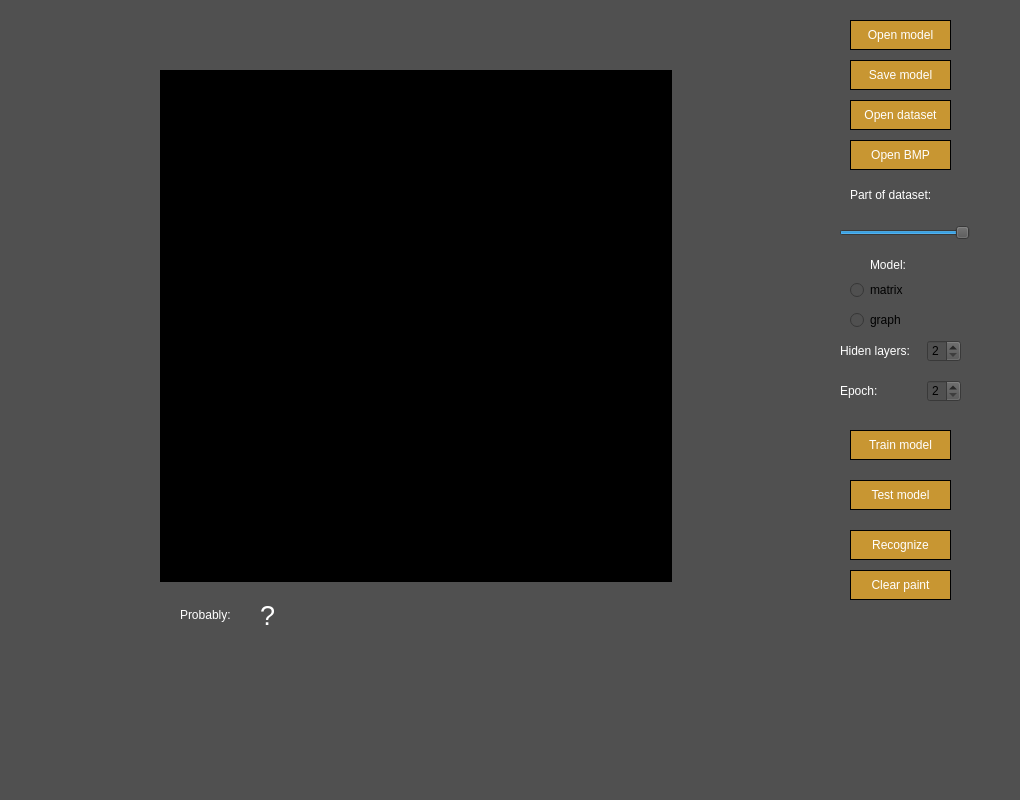
<?xml version="1.0" encoding="UTF-8"?>
<ui version="4.0">
 <class>MainWindow</class>
 <widget class="QMainWindow" name="MainWindow">
  <property name="geometry">
   <rect>
    <x>0</x>
    <y>0</y>
    <width>1020</width>
    <height>800</height>
   </rect>
  </property>
  <property name="windowTitle">
   <string>Multilayer Perceptron</string>
  </property>
  <property name="styleSheet">
   <string notr="true">background-color: rgb(80, 80, 80);</string>
  </property>
  <widget class="QWidget" name="centralwidget">
   <widget class="QPushButton" name="pushButton_open_dataset">
    <property name="geometry">
     <rect>
      <x>850</x>
      <y>100</y>
      <width>101</width>
      <height>30</height>
     </rect>
    </property>
    <property name="styleSheet">
     <string notr="true">QPushButton {
  color: white;
  background-color: rgb(200, 150, 50);
  border: 1px solid black;
}
QPushButton:pressed {
    background-color: rgb(150, 100, 0);
}</string>
    </property>
    <property name="text">
     <string>Open dataset</string>
    </property>
   </widget>
   <widget class="QPushButton" name="pushButton_open_model">
    <property name="geometry">
     <rect>
      <x>850</x>
      <y>20</y>
      <width>101</width>
      <height>30</height>
     </rect>
    </property>
    <property name="styleSheet">
     <string notr="true">QPushButton {
  color: white;
  background-color: rgb(200, 150, 50);
  border: 1px solid black;
}
QPushButton:pressed {
    background-color: rgb(150, 100, 0);
}</string>
    </property>
    <property name="text">
     <string>Open model</string>
    </property>
   </widget>
   <widget class="QRadioButton" name="matrix_model">
    <property name="geometry">
     <rect>
      <x>850</x>
      <y>280</y>
      <width>99</width>
      <height>20</height>
     </rect>
    </property>
    <property name="text">
     <string>matrix</string>
    </property>
   </widget>
   <widget class="QRadioButton" name="graph_model">
    <property name="geometry">
     <rect>
      <x>850</x>
      <y>310</y>
      <width>99</width>
      <height>20</height>
     </rect>
    </property>
    <property name="text">
     <string>graph</string>
    </property>
   </widget>
   <widget class="QLabel" name="label_model">
    <property name="geometry">
     <rect>
      <x>870</x>
      <y>250</y>
      <width>60</width>
      <height>30</height>
     </rect>
    </property>
    <property name="styleSheet">
     <string notr="true">color: white;</string>
    </property>
    <property name="text">
     <string>Model:</string>
    </property>
   </widget>
   <widget class="QPushButton" name="pushButton_open_bmp">
    <property name="geometry">
     <rect>
      <x>850</x>
      <y>140</y>
      <width>101</width>
      <height>30</height>
     </rect>
    </property>
    <property name="styleSheet">
     <string notr="true">QPushButton {
  color: white;
  background-color: rgb(200, 150, 50);
  border: 1px solid black;
}
QPushButton:pressed {
    background-color: rgb(150, 100, 0);
}</string>
    </property>
    <property name="text">
     <string>Open BMP</string>
    </property>
   </widget>
   <widget class="QLabel" name="slider_dataset_part">
    <property name="geometry">
     <rect>
      <x>850</x>
      <y>180</y>
      <width>91</width>
      <height>30</height>
     </rect>
    </property>
    <property name="styleSheet">
     <string notr="true">color: white;</string>
    </property>
    <property name="text">
     <string>Part of dataset:</string>
    </property>
   </widget>
   <widget class="QSlider" name="test_part">
    <property name="geometry">
     <rect>
      <x>839</x>
      <y>220</y>
      <width>131</width>
      <height>25</height>
     </rect>
    </property>
    <property name="maximum">
     <number>100</number>
    </property>
    <property name="value">
     <number>100</number>
    </property>
    <property name="sliderPosition">
     <number>100</number>
    </property>
    <property name="orientation">
     <enum>Qt::Horizontal</enum>
    </property>
   </widget>
   <widget class="QPushButton" name="pushButton_save_model">
    <property name="geometry">
     <rect>
      <x>850</x>
      <y>60</y>
      <width>101</width>
      <height>30</height>
     </rect>
    </property>
    <property name="styleSheet">
     <string notr="true">QPushButton {
  color: white;
  background-color: rgb(200, 150, 50);
  border: 1px solid black;
}
QPushButton:pressed {
    background-color: rgb(150, 100, 0);
}</string>
    </property>
    <property name="text">
     <string>Save model</string>
    </property>
   </widget>
   <widget class="QWidget" name="layoutWidget">
    <property name="geometry">
     <rect>
      <x>840</x>
      <y>340</y>
      <width>121</width>
      <height>22</height>
     </rect>
    </property>
    <layout class="QHBoxLayout" name="layers_layout">
     <item>
      <widget class="QLabel" name="label_hiden_layers">
       <property name="styleSheet">
        <string notr="true">color: white;</string>
       </property>
       <property name="text">
        <string>Hiden layers:</string>
       </property>
      </widget>
     </item>
     <item alignment="Qt::AlignRight">
      <widget class="QSpinBox" name="hiden_layers_number">
       <property name="minimum">
        <number>2</number>
       </property>
       <property name="maximum">
        <number>5</number>
       </property>
      </widget>
     </item>
    </layout>
   </widget>
   <widget class="QWidget" name="layoutWidget">
    <property name="geometry">
     <rect>
      <x>840</x>
      <y>380</y>
      <width>121</width>
      <height>22</height>
     </rect>
    </property>
    <layout class="QHBoxLayout" name="epoch_layout">
     <item>
      <widget class="QLabel" name="label_epoch">
       <property name="styleSheet">
        <string notr="true">color: white;</string>
       </property>
       <property name="text">
        <string>Epoch:</string>
       </property>
      </widget>
     </item>
     <item alignment="Qt::AlignRight">
      <widget class="QSpinBox" name="epoch_number">
       <property name="minimum">
        <number>2</number>
       </property>
       <property name="maximum">
        <number>5</number>
       </property>
      </widget>
     </item>
    </layout>
   </widget>
   <widget class="QGraphicsView" name="graphicsView">
    <property name="enabled">
     <bool>true</bool>
    </property>
    <property name="geometry">
     <rect>
      <x>160</x>
      <y>70</y>
      <width>512</width>
      <height>512</height>
     </rect>
    </property>
    <property name="sizePolicy">
     <sizepolicy hsizetype="Maximum" vsizetype="Maximum">
      <horstretch>0</horstretch>
      <verstretch>0</verstretch>
     </sizepolicy>
    </property>
    <property name="maximumSize">
     <size>
      <width>512</width>
      <height>512</height>
     </size>
    </property>
    <property name="styleSheet">
     <string notr="true">background-color: rgb(0, 0, 0);</string>
    </property>
    <property name="verticalScrollBarPolicy">
     <enum>Qt::ScrollBarAlwaysOff</enum>
    </property>
    <property name="horizontalScrollBarPolicy">
     <enum>Qt::ScrollBarAlwaysOff</enum>
    </property>
   </widget>
   <widget class="QPushButton" name="pushButton_train_model">
    <property name="geometry">
     <rect>
      <x>850</x>
      <y>430</y>
      <width>101</width>
      <height>30</height>
     </rect>
    </property>
    <property name="styleSheet">
     <string notr="true">QPushButton {
  color: white;
  background-color: rgb(200, 150, 50);
  border: 1px solid black;
}
QPushButton:pressed {
    background-color: rgb(150, 100, 0);
}</string>
    </property>
    <property name="text">
     <string>Train model</string>
    </property>
   </widget>
   <widget class="QPushButton" name="pushButton_test_model">
    <property name="geometry">
     <rect>
      <x>850</x>
      <y>480</y>
      <width>101</width>
      <height>30</height>
     </rect>
    </property>
    <property name="styleSheet">
     <string notr="true">QPushButton {
  color: white;
  background-color: rgb(200, 150, 50);
  border: 1px solid black;
}
QPushButton:pressed {
    background-color: rgb(150, 100, 0);
}</string>
    </property>
    <property name="text">
     <string>Test model</string>
    </property>
   </widget>
   <widget class="QPushButton" name="pushButton_recognize_image">
    <property name="geometry">
     <rect>
      <x>850</x>
      <y>530</y>
      <width>101</width>
      <height>30</height>
     </rect>
    </property>
    <property name="styleSheet">
     <string notr="true">QPushButton {
  color: white;
  background-color: rgb(200, 150, 50);
  border: 1px solid black;
}
QPushButton:pressed {
    background-color: rgb(150, 100, 0);
}</string>
    </property>
    <property name="text">
     <string>Recognize</string>
    </property>
   </widget>
   <widget class="QPushButton" name="pushButton_clear_paint">
    <property name="geometry">
     <rect>
      <x>850</x>
      <y>570</y>
      <width>101</width>
      <height>30</height>
     </rect>
    </property>
    <property name="styleSheet">
     <string notr="true">QPushButton {
  color: white;
  background-color: rgb(200, 150, 50);
  border: 1px solid black;
}
QPushButton:pressed {
    background-color: rgb(150, 100, 0);
}</string>
    </property>
    <property name="text">
     <string>Clear paint</string>
    </property>
   </widget>
   <widget class="QLabel" name="label_letter">
    <property name="geometry">
     <rect>
      <x>180</x>
      <y>600</y>
      <width>61</width>
      <height>30</height>
     </rect>
    </property>
    <property name="styleSheet">
     <string notr="true">color: white;</string>
    </property>
    <property name="text">
     <string>Probably:</string>
    </property>
   </widget>
   <widget class="QLabel" name="label_recognized_letter">
    <property name="geometry">
     <rect>
      <x>260</x>
      <y>600</y>
      <width>41</width>
      <height>30</height>
     </rect>
    </property>
    <property name="font">
     <font>
      <pointsize>20</pointsize>
     </font>
    </property>
    <property name="styleSheet">
     <string notr="true">color: white;</string>
    </property>
    <property name="text">
     <string>?</string>
    </property>
   </widget>
  </widget>
  <widget class="QStatusBar" name="statusbar"/>
 </widget>
 <resources/>
 <connections/>
</ui>
